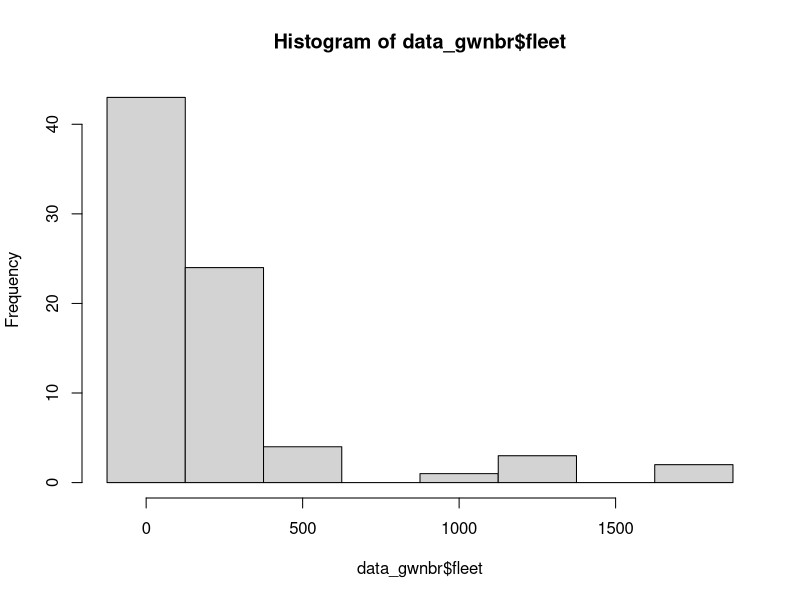

Recreate this plot in R. (Note: this script raises an error after producing the figure.)
############### GOLDEN SECTION SEARCH ###############
golden <- function(y, x, lat, long, method, type, gwr, offset=NULL){
  E <- 10
  COORD <- matrix(c(long, lat), ncol=2, byrow=F)
  n <- length(y)
  if (is.null(offset)){
    offset <- matrix(0, nrow=n, ncol=1)
  }
  x <- cbind(matrix(1, nrow=n, ncol=1), x)
  print(c(method, type, gwr))
  distance <- dist(COORD, "euclidean")
  maxd <- max(distance)
  if (method=="adaptive1"){
    h0 <- 5
    h3 <- n
  }
  else if (method == "adaptiven" | method == "fixed"){
    h0 <- 0
    h3 <- maxd
  }
  r <- 0.61803399
  c <- 1-r
  if (method == "adaptive1"){
    tol <- 0.9
  }
  else{
    tol=0.1
  }
  h1 <- h0+(1-r)*(h3-h0)
  h2 <- h0+r*(h3-h0)
  print(c(h0, h1, h2, h3))
  cv <- function(h, method, n, coord, x, y, type, maxd, gwr, offset, distance){
    E <- 10
    alphaii <- matrix(0, nrow=n, ncol=2)
    yhat <- matrix(0, nrow=n, ncol=1)
    S <- matrix(0, nrow=n,ncol=n)
    if (gwr=="global"){
      ym=sum(y)/length(y)
      u=(y+ym)/2
      n=log(u);
      par=1
      ddpar=1
      j=0
      aux2=0
      while (abs(ddpar)>0.00001){
        aux1=0
        dpar=1
        parold=par
        while (abs(dpar)>0.001){
          aux1=aux1+1
          if (par<0){
            par=0.00001
          }
          par=ifelse(par<E^-10,E^-10,par)
          par <- as.numeric(par)
          g=sum(digamma(par+y)-digamma(par)+log(par)+1-log(par+u)-(par+y)/(par+u))
          hess=sum(trigamma(par+y)-trigamma(par)+1/par-2/(par+u)+(y+par)/((par+u)*(par+u)))
          hess=ifelse(abs(hess)<E^-23,sign(hess)*E^-23,hess)
          hess=ifelse(hess==0,E^-23,hess)
          par0=par
          par=par0-solve(hess)*g
          if (aux1>50 & par>E^5){
            dpar= 0.0001
            aux2=aux2+1
            if (aux2==1){
              par=2
            }	
            else if (aux2==2){
              par=E^5
            }
            else if (aux2==3){
              par=0.0001
            }
          }
          else {
            dpar=par-par0
          }
        }
        a=1/par
        #print(a)
        #print(par)
        dev=0
        ddev=1
        i=0
        while (abs(ddev)>0.00001 & i<800){
          i=i+1
          w=(u/(1+as.numeric(a)*u))+(y-u)*(as.numeric(a)*u/(1+2*as.numeric(a)*u+as.numeric(a)^2*u*u))
          #print(n+(y-u)/(w*(1+as.numeric(a)*u)))
          z=n+(y-u)/(w*(1+as.numeric(a)*u)) - as.numeric(offset)
          b=solve(t(x*as.numeric(w))%*%x)%*%t(x*as.numeric(w))%*%as.numeric(z)
          n=x%*%b + offset
          u=exp(n)
          olddev=dev
          u=ifelse(u<E^-150,E^-150,u)
          tt=y/u
          tt=ifelse(tt==0,E^-10,tt)
          dev=2*sum(t(y*log(tt))-(y+1/a)*log((1+a%*%y)/as.numeric(1+as.numeric(a)*u)))
          ddev=dev-olddev
        }
        if (aux2>4){
          ddpar=1E-9
        }
        else{
          ddpar=par-parold
        }
      }
      alpha=a
    }
    n=length(y)
    aux2=0
    sequ=1:n
    for (i in 1:n){
      seqi=matrix(i,nrow=n,ncol=1)
      if (i==1){
      }
      distan=cbind(cbind(seqi, sequ), as.matrix(distance)[,i])
      u=nrow(distan)
      w=matrix(0,u,1)
      if (method=="fixed"){
        if (type=="cv"){
          for (jj in 1:u){
            if (distan[jj,3]<=maxd*0.8 & distan[jj,3]!=0){
              w[jj]=exp(-0.5*(distan[jj,3]/h)^2)
            }
            else{
              w[jj]=0
            }
          }
        }
        else{
          for (jj in 1:u){
            if (distan[jj,3]<=maxd*0.8) {
              w[jj]=exp(-0.5*(distan[jj,3]/h)^2)
            }
            else{
              w[jj]=0
            }
          }
        }
      }
      else if (method=="adaptiven"){
        if (type=="cv"){
          for (jj in 1:u){
            if (distan[jj,3]<=h & distan[jj,3]!=0){
              w[jj]=(1-(distan[jj,3]/h)**2)**2
            }
            else{
              w[jj]=0
            }
          }
        }
        else{
          for (jj in 1:u){
            if (distan[jj,3]<=h){
              w[jj]=(1-(distan[jj,3]/h)**2)**2
            }
            else{
              w[jj]=0
            }
          }
        }
      }
      else if (method=="adaptive1"){
        distan = distan[order(distan[,3]),]
        #h <- floor(h)
        # print(h)
        # print(distan)
        # print(distan[32,3])
        distan=cbind(distan,1:n)
        w=matrix(0,n,2)
        hn=distan[h,3]
        if (type=="cv"){
          for (jj in 1:n){
            if (distan[jj,4]<= h & distan[jj,3]!=0){
              w[jj,1]=(1-(distan[jj,3]/hn)**2)**2
            }
            else{
              w[jj,1]=0
            }
            w[jj,2]=distan[jj,2]
          }
        }
        else{
          for (jj in 1:n){
            if (distan[jj,4]<=h){
              w[jj,1]=(1-(distan[jj,3]/hn)**2)**2
            }
            else{
              w[jj,1]=0
            }
            w[jj,2]=distan[jj,2]
          }
        }
        w = w[order(w[, 2]), ]
      }
      
      wi=w[,1]
      ym=sum(y)/length(y)
      uj=(y+ym)/2
      nj=log(uj)
      if (i==1 | aux2==5){
        par=1
      }
      else{
        par=alphaii[i-1,2]
      }
      ddpar=1
      jj=0
      count=0
      aux2=0
      while (abs(ddpar)>0.000001){
        aux1=0
        dpar=1
        parold=par
        if (gwr=="global" | gwr=="poisson"){
          dpar=0.00001
          if (gwr=="global"){
            par=1/a
          }
        }
        # computing alpha=1/par, where par=theta #
        while (abs(dpar)>0.001){
          aux1=aux1+1
          if (gwr=="local"){
            par=ifelse(par<E^-10,E^-10,par)
            g=sum((digamma(par+y)-digamma(par)+log(par)+1-log(as.numeric(par)+uj)-(as.numeric(par)+y)/(as.numeric(par)+uj))*w[,1])
            hess=sum((trigamma(par+y)-trigamma(par)+1/par-2/(as.numeric(par)+uj)+(y+par)/((as.numeric(par)+uj)*(as.numeric(par)+uj)))*w[,1])
          }
          hess=ifelse(abs(hess)<E^-23,sign(hess)*E^-23,hess)
          hess=ifelse(hess==0,E^-23,hess)
          par0=par
          par=par0-solve(hess)*g
          if (par<=0){
            count=count+1
            if (count<10){
              par=0.000001
            }
            else{
              par=abs(par)
            }
          }
          if (aux1>50 & par>E^5){
            dpar= 0.0001
            aux2=aux2+1
            if (aux2==1){
              par=2
            }
            else if (aux2==2){
              par=1E5
            }
            else if (aux2==3){
              par=0.0001
            }
          }
          else{
            dpar=par-par0
            if (par<E^-3){
              dpar=dpar*100
            }
          }
        }
        if (gwr=="poisson"){
          alpha=0
        }
        else{
          alpha=1/par
        }
        if(i==1){
          #print(par)
          #print(alpha)
        }
        dev=0
        ddev=1
        cont=0
        # computing beta #
        while (abs(ddev)>0.000001 & cont<800){
          cont=cont+1
          uj=ifelse(uj>E^100,E^100,uj)
          aux=(as.numeric(alpha)*uj/(1+2*as.numeric(alpha)*uj+as.numeric(alpha%*%alpha)*uj*uj))
          Ai=(uj/(1+as.numeric(alpha)*uj))+(y-uj)*aux
          Ai=ifelse(Ai<=0,E^-5,Ai)
          zj=nj+(y-uj)/(Ai*(1+as.numeric(alpha)*uj)) - offset
          if (det(t(x)%*%((as.numeric(wi*Ai))*x))==0){
            bi=matrix(0,ncol(x),1)
          }
          else{
#            if (i==12){
#              print(t(x)%*%(as.numeric(wi*Ai)*x))
#            }
            #bi=qr.coef(qr(t(x)%*%(as.numeric(wi*Ai)*x)), diag(2))%*%t(x)%*%(as.numeric(wi*Ai)*zj)
            bi=solve(t(x)%*%(as.numeric(wi*Ai)*x))%*%t(x)%*%(as.numeric(wi*Ai)*zj)
          }
          nj=x%*%bi + offset
          nj=ifelse(nj>E^2,E^2,nj)
          uj=exp(nj)
          olddev=dev
          uj=ifelse(uj<E^-150,E^-150,uj)
          tt=y/uj
          tt=ifelse(tt==0,E^-10,tt)
          if (gwr=="poisson"){
            dev=2*sum(y*log(tt)-(y-uj))
          }
          else{
            dev=2*sum(y*log(tt)-(y+1/alpha)*log((1+alpha*y)/(1+as.numeric(alpha)*uj)))
          }
          if (cont>100){
            ddev= 0.0000001
          }
          else{
            ddev=dev-olddev
          }
        }
        jj=jj+1
        if (gwr=="global" | gwr=="poisson" | aux2>4 | jj>50 | ddpar==0.0000001){
          ddpar=E^-9
        }
        else{
          ddpar=par-parold
          if (par<E^-3){
            ddpar=ddpar*100
          }
        }
      }
      Ai2=(uj/(1+as.numeric(alpha)*uj))+(y-uj)*(as.numeric(alpha)*uj/(1+2*as.numeric(alpha)*uj+as.numeric(alpha*alpha)*uj*uj))
      if (all(apply(Ai2, 2, min)<E^-5)){
        Ai2=ifelse(Ai2<E^-5,E^-5,Ai2)
      }
      Ai=Ai2
      if (det(t(x)%*%(as.numeric(wi*Ai)*x))==0){
        S[i,]=matrix(0,1,n)
      }
      else{
        S[i,]=x[i,]%*%solve(t(x)%*%(as.numeric(wi*Ai)*x))%*%t(x*as.numeric(wi*Ai))
      }
      yhat[i]=uj[i]
      alphaii[i,1]=i
      alphaii[i,2]=alpha
    }
    alpha= alphaii[,2]
    yhat=ifelse(yhat<E^-150,E^-150,yhat)
    tt=y/yhat
    tt=ifelse(tt==0,E^-10,tt)
    if (gwr=="poisson"){
      dev=2*sum(y*log(tt)-(y-yhat))
    }
    else{
      dev=2*sum(y*log(tt)-(y+1/alpha)*log((1+alpha*y)/(1+alpha*yhat)))
    }
    if (gwr!="poisson"){
      a2=y+1/alpha
      b2=1/alpha
      c2=y+1
    }
    else{
      a2=y
      b2=1/(alpha+E^-8)
      c2=y+1
      a2=ifelse(a2==0,E^-10,a2)
    }
    algamma=matrix(0,n,1)
    blgamma=matrix(0,n,1)
    clgamma=matrix(0,n,1)
    for (i in 1:length(y)){
      algamma[i]=lgamma(a2[i])
      blgamma[i]=lgamma(b2[i])
      clgamma[i]=lgamma(c2[i])
    }
    if (gwr!="poisson"){
      ll=sum(y*log(alpha*yhat)-(y+1/alpha)*log(1+alpha*yhat)+ algamma - blgamma - clgamma )
      npar=sum(diag(S))+1
    }
    else{
      ll=sum(-yhat+y*log(yhat)-clgamma)
      npar=sum(diag(S))
    }
    #AIC= 2*npar + dev;#
    AIC= 2*npar -2*ll
    aicc= AIC +(2*npar*(npar+1))/(n-npar-1)
    cv=t(y-yhat)%*%(y-yhat)
    res=cbind(cbind(cbind(cv,aicc),npar),dev)
    #print(res)
    return (res)
  }
  if (type=="cv"){
    pos=1
    out <<- c("h1", "res1", "h2", "res2")
  }
  else{
    if (type=="aic"){
      pos=2
    }
    else{
      pos=4
    }
    out <<- c("h1", "res1", "npar1", "h2", "res2", "npar2")
  }
  res1=cv(h1, method=method, n=n, coord=COORD, x=x, y=y, type=type, maxd=maxd, gwr=gwr, offset=offset, distance=distance)
  npar1=res1[3]
  res1=res1[pos]
  res2=cv(h2, method=method, n=n, coord=COORD, x=x, y=y, type=type, maxd=maxd, gwr=gwr, offset=offset, distance=distance)
  npar2=res2[3]
  res2=res2[pos]
  if (type=="cv"){
    out <<- rbind(out, c(h1, res1, h2, res2))
     }
  else{
    out <<- rbind(out, c(h1, res1, npar1, h2, res2,npar2))
      }
  while(abs(h3-h0) > tol*2){
    if (res2<res1){
      h0=h1
      h1=h2
      h2=c*h1+r*h3
      res1=res2
      npar1=npar2
      res2=cv(h2, method=method, n=n, coord=COORD, x=x, y=y, type=type, maxd=maxd, gwr=gwr, offset=offset, distance=distance)
      npar2=res2[3]
      res2=res2[pos]
      if (type=="cv"){
        out <<- rbind(out, c(h1, res1, h2, res2))
      }
      else{
        out <<- rbind(out, c(h1, res1, npar1, h2, res2, npar2))
      }
    }
    else{
      h3=h2
      h2=h1
      h1=c*h2+r*h0
      res2=res1
      npar2=npar1
      res1=cv(h1, method=method, n=n, coord=COORD, x=x, y=y, type=type, maxd=maxd, gwr=gwr, offset=offset, distance=distance)
      npar1=res1[3]
      res1=res1[pos]
      if (type=="cv"){
        out <<- rbind(out, c(h1, res1, h2, res2))
      }
      else{
        out <<- rbind(out, c(h1, res1, npar1, h2, res2, npar2))
      }
    }
  }
  if (method=="adaptive1"){
    xmin = (h3+h0)/2
    h2=ceiling(xmin)
    h1=floor(xmin)
    golden1 = cv(h1, method=method, n=n, coord=COORD, x=x, y=y, type=type, maxd=maxd, gwr=gwr, offset=offset, distance=distance)
    g1= golden1[pos]
    golden2= cv(h2, method=method, n=n, coord=COORD, x=x, y=y, type=type, maxd=maxd, gwr=gwr, offset=offset, distance=distance)
    g2= golden2[pos]
    npar1=golden1[3]
    res1=golden1[pos]
    npar2=golden2[3]
    res2=golden2[pos]
    if(type=="cv"){
      out <<- rbind(out, c(h1, res1, h2, res2))
    }
    else{
      out <<- rbind(out, c(h1, res1, npar1, h2, res2, npar2))
    }
    if (g1<g2){
      xmin=h1
      npar=golden1[3]
      golden=g1
    }
    else{
      xmin=h2
      npar=golden2[3]
      golden=g2
    }
  }
  else{
      xmin = (h3+h0)/2
      golden = cv(xmin, method=method, n=n, coord=COORD, x=x, y=y, type=type, maxd=maxd, gwr=gwr, offset=offset, distance=distance)
      npar=golden[3]
      golden=golden[pos]
      #if(type=="cv"){
      #  out <<- rbind(out, c(h1, res1, h2, res2))
      #}
      #else{
      #  out <<- rbind(out, c(h1, res1, npar1, h2, res2, npar2))
      #}
  }
  h1 = xmin
  res1 = golden
  npar1=npar
  h2 = NA
  res2 = NA
  npar2= NA
  if (type=="cv"){
    out <<- rbind(out, c(h1, res1, h2, res2))
    print(c(golden, xmin))
  }
  else{
    out <<- rbind(out, c(h1, res1, npar1, h2, res2, npar2))
    print(format(c(golden, xmin, npar), scientific=FALSE))
  }
  print(out)
}

### Trocas
# _dist_ ---> distance
# seq ---> sequ
# dist ---> distan

############### EXEMPLO ###############
setwd('~/PIBIC/golden_section_search')
data_gwnbr <- read.table('data_gwnbr.txt', header=T)

print(c(mean(data_gwnbr$fleet), var(data_gwnbr$fleet)))
hist(data_gwnbr$fleet, breaks=c(-125, 125, 375, 625, 875, 1125, 1375, 1625, 1875))

# Teste 1
golden(y=data_gwnbr$fleet,x=data_gwnbr$industry,lat=data_gwnbr$x,long=data_gwnbr$Y,method="fixed", type="aic",gwr="local")
print(out)
out <- out[-1,]
out <- data.frame(out)
x11() #expandir margens
plot(x=out$V1,y=out$V2,pch=16)

# Teste 2
golden(y=data_gwnbr$fleet,x=data_gwnbr$industry,lat=data_gwnbr$x,long=data_gwnbr$Y,method="fixed", type="cv",gwr="local")

# Teste 3
golden(y=data_gwnbr$fleet,x=data_gwnbr$industry,lat=data_gwnbr$x,long=data_gwnbr$Y,method="adaptive1", type="aic",gwr="local")

# Teste 4
golden(y=data_gwnbr$fleet,x=data_gwnbr$industry,lat=data_gwnbr$x,long=data_gwnbr$Y,method="adaptive1", type="cv",gwr="local")

# Teste 5
golden(y=data_gwnbr$fleet,x=data_gwnbr$industry,lat=data_gwnbr$x,long=data_gwnbr$Y,method="fixed", type="aic",gwr="global")

# Teste 6
golden(y=data_gwnbr$fleet,x=data_gwnbr$industry,lat=data_gwnbr$x,long=data_gwnbr$Y,method="fixed", type="cv",gwr="global")

# Teste 7
golden(y=data_gwnbr$fleet,x=data_gwnbr$industry,lat=data_gwnbr$x,long=data_gwnbr$Y,method="adaptive1", type="aic",gwr="global")

# Teste 8
golden(y=data_gwnbr$fleet,x=data_gwnbr$industry,lat=data_gwnbr$x,long=data_gwnbr$Y,method="adaptive1", type="cv",gwr="global")

# Teste 9
golden(y=data_gwnbr$fleet,x=data_gwnbr$industry,lat=data_gwnbr$x,long=data_gwnbr$Y,method="fixed", type="aic",gwr="poisson")
